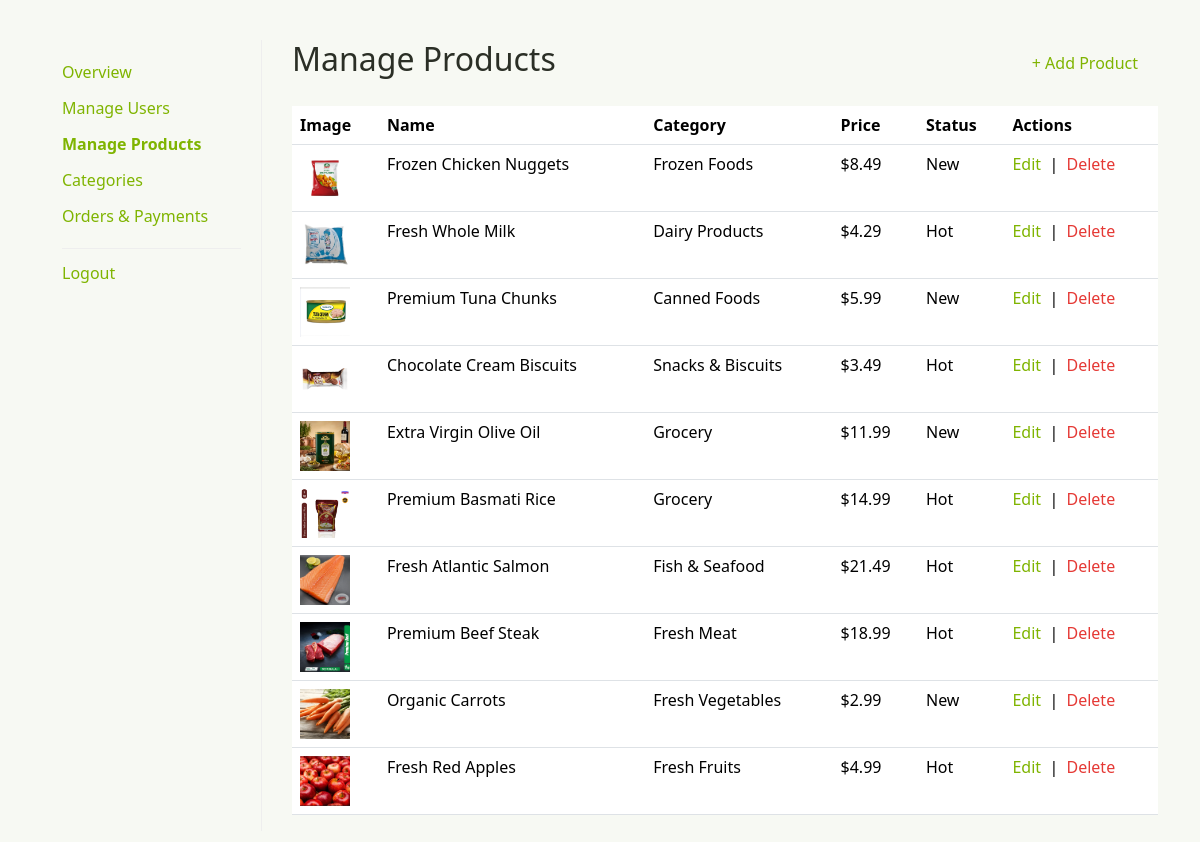
Screenshot of /dashboard/admin_products.php (signed in) with the database file from the repository.
### tables this page shows
CREATE TABLE `products` (
  `id` int(11) NOT NULL,
  `category_id` int(11) NOT NULL,
  `name` varchar(255) NOT NULL,
  `slug` varchar(255) NOT NULL,
  `image` varchar(255) NOT NULL,
  `price` decimal(10,2) NOT NULL,
  `description` text DEFAULT NULL,
  `tags` varchar(255) DEFAULT NULL,
  `status` enum('New','Hot') DEFAULT 'New',
  `total_sales` int(11) DEFAULT 0,
  `created_at` timestamp NOT NULL DEFAULT current_timestamp(),
  `updated_at` timestamp NOT NULL DEFAULT current_timestamp() ON UPDATE current_timestamp()
);

CREATE TABLE `categories` (
  `id` int(11) NOT NULL,
  `name` varchar(100) NOT NULL,
  `slug` varchar(100) NOT NULL,
  `image` varchar(255) DEFAULT NULL,
  `created_at` timestamp NOT NULL DEFAULT current_timestamp(),
  `updated_at` timestamp NOT NULL DEFAULT current_timestamp() ON UPDATE current_timestamp()
);

### dashboard/admin_products.php (the view, shortened to what this page needs)
<?php
require_once __DIR__ . '/../core/db_connection.php';
$sql = "
    SELECT p.*, c.name AS category_name
    FROM products p
    LEFT JOIN categories c ON c.id = p.category_id
";
$sql .= " ORDER BY p.id DESC ";
$products = $conn->query($sql)->fetch_all(MYSQLI_ASSOC);
function e_dash($v)
{
    return htmlspecialchars((string) $v, ENT_QUOTES, 'UTF-8');
}
?>
<head>
    <?php include_once __DIR__ . '/includes/head.php'; ?>
</head>
<div class="container" style="margin: 40px auto;">
    <div style="display: flex; gap: 30px;">
        <?php require __DIR__ . '/includes/sidebar.php'; ?>
        <div style="flex: 1;">
            <div style="display: flex; justify-content: space-between; align-items: center;">
                <h2>Manage Products</h2>
                <a href="admin_product_form.php" class="tran3s color1_bg" style="padding: 10px 20px;">+ Add Product</a>
            </div>
            <div class="table-responsive" style="margin-top: 20px;">
                <table class="table table-1">
                    <tr>
                        <th><span>Image</span></th>
                        <th><span>Name</span></th>
                        <th><span>Category</span></th>
                        <th><span>Price</span></th>
                        <th><span>Status</span></th>
                        <th><span>Actions</span></th>
                    </tr>
                    <?php foreach ($products as $product): ?>
                        <tr>
                            <td><img src="../products/<?php echo e_dash($product['image']); ?>" alt="<?php echo e_dash($product['name']); ?>" style="width: 50px; height: 50px; object-fit: cover;"></td>
                            <td><?php echo e_dash($product['name']); ?></td>
                            <td><?php echo e_dash($product['category_name'] ?? '—'); ?></td>
                            <td>$<?php echo number_format((float) $product['price'], 2); ?></td>
                            <td><?php echo e_dash($product['status'] ?? '—'); ?></td>
                            <td>
                                <a href="admin_product_form.php?id=<?php echo (int) $product['id']; ?>">Edit</a>
                                &nbsp;|&nbsp;
                                <form action="../core/admin_product_delete.php" method="post" style="display: inline;" onsubmit="return confirm('Delete this product?');">
                                    <button type="submit" style="border: none; background: none; color: #e53935; cursor: pointer; padding: 0;">Delete</button>
                                </form>
                            </td>
                        </tr>
                    <?php endforeach; ?>
                </table>
            </div>
        </div>
    </div>
</div>

### dashboard/css/styles.css (style rules this page uses)
* { box-sizing: border-box; }
a { color: var(--primary); text-decoration: none; }
img { max-width: 100%; }

### rows the page displays
products: image (picture), name "Frozen Chicken Nuggets", category.name "Frozen Foods", price "8.49", status "New"
products: image (picture), name "Fresh Whole Milk", category.name "Dairy Products", price "4.29", status "Hot"
products: image (picture), name "Premium Tuna Chunks", category.name "Canned Foods", price "5.99", status "New"
products: image (picture), name "Chocolate Cream Biscuits", category.name "Snacks & Biscuits", price "3.49", status "Hot"
products: image (picture), name "Extra Virgin Olive Oil", category.name "Grocery", price "11.99", status "New"
products: image (picture), name "Premium Basmati Rice", category.name "Grocery", price "14.99", status "Hot"
products: image (picture), name "Fresh Atlantic Salmon", category.name "Fish & Seafood", price "21.49", status "Hot"
products: image (picture), name "Premium Beef Steak", category.name "Fresh Meat", price "18.99", status "Hot"
products: image (picture), name "Organic Carrots", category.name "Fresh Vegetables", price "2.99", status "New"
products: image (picture), name "Fresh Red Apples", category.name "Fresh Fruits", price "4.99", status "Hot"
